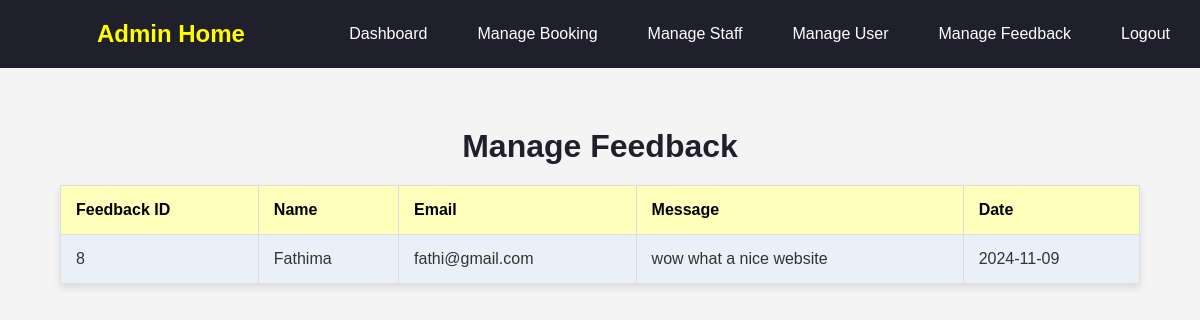
/managefeedback.php, run on the app's committed database.
### tables this page shows
CREATE TABLE `feedback` (
  `feedback_id` int(11) NOT NULL,
  `name` varchar(30) NOT NULL,
  `email` varchar(30) NOT NULL,
  `message` text NOT NULL,
  `feedback_date` date NOT NULL
);

### managefeedback.php (the view, shortened to what this page needs)
<!DOCTYPE html>
<html lang="en">
<head>
    <link rel="stylesheet" href="managefeedback.css">
</head>
<body>
  <nav>
    <div class="sappy">
      <h1 class="ad" >Admin Home</h1>
      <div class="hi">
        <a href="adminhome.php" class="hello">Dashboard</a>
        <a href="managebooking.php" class="hello">Manage Booking</a>
        <a href="managestaff.php" class="hello">Manage Staff</a>
        <a href="manageuser.php" class="hello">Manage User</a>
        <a href="managefeedback.php" class="hello">Manage Feedback</a>
        <a href="logout.php" class="hello">Logout</a>
      </div>
    </div>
  </nav>
  <h1 class="man" >Manage Feedback</h1>
  <table>
    <thead>
      <tr>
        <th>Feedback ID</th>
        <th>Name</th>
        <th>Email</th>
        <th>Message</th>
        <th>Date</th>
      </tr>
    </thead>
    <tbody>
      <?php
      $conn = mysqli_connect("localhost", "root", "", "labour_booking");
      $result = mysqli_query($conn, "SELECT * FROM feedback");
      if (mysqli_num_rows($result) > 0) {
          while ($row = mysqli_fetch_assoc($result)) {
              echo "<tr>";
              echo "<td>" . $row['feedback_id'] . "</td>";
              echo "<td>" . $row['name'] . "</td>";
              echo "<td>" . $row['email'] . "</td>";
              echo "<td>" . $row['message'] . "</td>";
              echo "<td>" . $row['feedback_date'] . "</td>";
              echo "</tr>";
          }
      } else {
          echo "<tr><td colspan='5'>No feedback found</td></tr>";
      }
      ?>
    </tbody>
  </table>
</body>
</html>

### managefeedback.css (style rules this page uses)
* { margin: 0; padding: 0; box-sizing: border-box; }
body { font-family: Arial, sans-serif; background-color: #f4f4f4; color: #333; }
nav { background-color: rgb(32, 32, 44); padding: 15px; }
.sappy { display: flex; justify-content: space-between; align-items: center; }
.hi { display: flex; }
.hello { color: white; text-decoration: none; margin-left: 20px; padding: 10px 15px; border-radius: 5px; transition: background-color 0.3s; }
h1 { text-align: center; color: yellow; }
table { width: 90%; margin: 20px auto; border-collapse: collapse; background-color: #fff; box-shadow: 0 4px 8px rgba(0, 0, 0, 0.1); }
th, td { padding: 15px; text-align: left; border: 1px solid #ddd; }
th { background-color: rgba(255, 255, 0, 0.263); color:black; }
tbody tr:nth-child(odd) { background-color: #eaf0f7; }
.man { color:rgb(32, 32, 44); margin-top: 5%; margin-bottom: 1%; }
.ad { margin-left: 7%; }

### data on the page
feedback: feedback_id "8", name "Fathima", email "fathi@gmail.com", message "wow what a nice website", feedback_date "2024-11-09"
